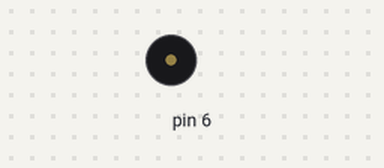
A sketch run on a simulated Arduino Leonardo, built with avr-gcc and run on an emulated ATmega32U4. On the bench: buzzer (waves = sounding).

Above: at 0.1 s.
Timing chart, 0 to 3.0 s (numbered marks = the images above):
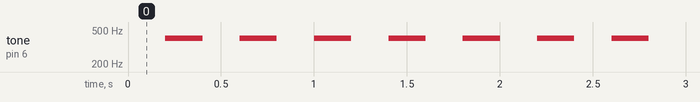

The sketch:

topDownLinjefolger.ino
```cpp
#include <Wire.h>
#include <Zumo32U4.h>

Zumo32U4Buzzer buzzer;


void setup() // run once, when the sketch starts
{
}

void loop() // run over and over again
{
    honk();
}

unsigned long previousBuzzerMillis = 0;

// Tuter to ganger
void honk()
{
    const int interval = 200;                     // Intervallet mellom tutene
    const int freq = 400;                         // Frekvensen tutene er på
    unsigned long currentBuzzerMillis = millis(); // Lagre nåværende tidspunkt

    if (currentBuzzerMillis - previousBuzzerMillis >= interval) // Sjekker om det har gått 200 millisek siden siste tut
    {
        if (currentBuzzerMillis - previousBuzzerMillis < interval + 100)
        {   // Spill første tut i 100 millisek
            buzzer.playFrequency(freq, 100, 15);
        }
        else if (currentBuzzerMillis - previousBuzzerMillis < interval * 2)
        {   // Spill andre tut i 250 millisek
            buzzer.playFrequency(freq, 250, 15);
        }
        else
        {   // Reset tiden og slutt og spill
            previousBuzzerMillis = currentBuzzerMillis;
            buzzer.stopPlaying();
        }
    }
}
```

Measured:
- by itself, tone on pin 6: alternates 400 Hz for 0.20 s and silent for 0.20 s
